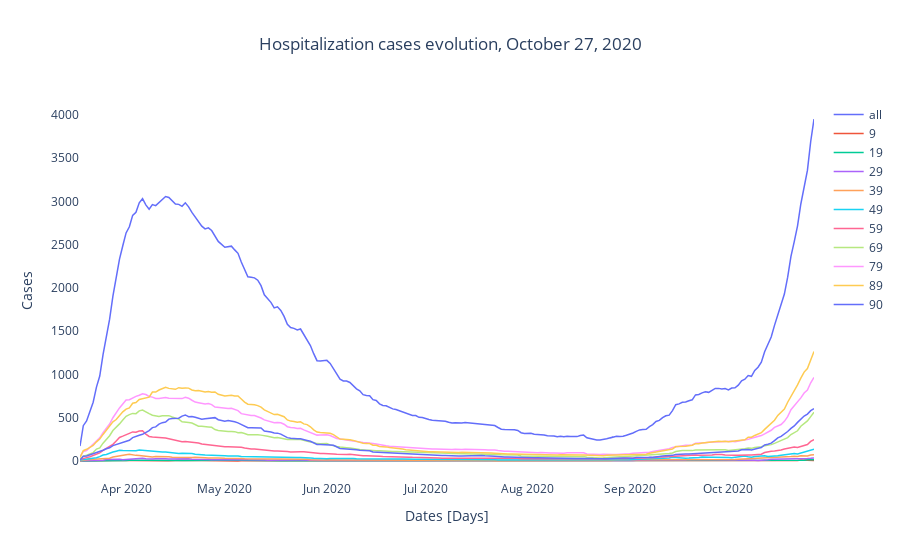

Notebook source saved alongside this figure:
### Code cell
# display current cases in hospital divided by age
fig = plotly.graph_objs.Figure()

for age_range in df_reg.cl_age90.unique():
    df_ar = df_reg[df_reg.cl_age90==age_range]  
    
    if age_range == 0:
        label_name = 'all'
    else:
        label_name = str(age_range)
        
    fig.add_trace(
        plotly.graph_objs.Scatter(
            mode = 'lines',
            name = label_name,
            x = df_ar.jour,
            y = df_ar.hosp,
            line=dict(width = 1.5),
        )
    )

fig.update_layout(
    plot_bgcolor='white', 
    xaxis_title = 'Dates [Days]',
    yaxis_title = 'Cases',
    title = 'Hospitalization cases evolution' + datetime.datetime.today().strftime(', %B %d, %Y'),
    title_x = .5
)

### Figure 1 — Plotly figure (JSON) as saved in the notebook; plotly's stock layout.template omitted (floating-point values rounded to 4 significant figures; data arrays with more than 128 entries replaced by an {"elided": "..."} marker saying what was removed)
{"data": [{"line": {"width": 1.5}, "mode": "lines", "name": "all", "type": "scatter", "x": {"elided": "223 str values"}, "y": {"elided": "223 int values"}}, {"line": {"width": 1.5}, "mode": "lines", "name": "9", "type": "scatter", "x": {"elided": "223 str values"}, "y": {"elided": "223 int values"}}, {"line": {"width": 1.5}, "mode": "lines", "name": "19", "type": "scatter", "x": {"elided": "223 str values"}, "y": {"elided": "223 int values"}}, {"line": {"width": 1.5}, "mode": "lines", "name": "29", "type": "scatter", "x": {"elided": "223 str values"}, "y": {"elided": "223 int values"}}, {"line": {"width": 1.5}, "mode": "lines", "name": "39", "type": "scatter", "x": {"elided": "223 str values"}, "y": {"elided": "223 int values"}}, {"line": {"width": 1.5}, "mode": "lines", "name": "49", "type": "scatter", "x": {"elided": "223 str values"}, "y": {"elided": "223 int values"}}, {"line": {"width": 1.5}, "mode": "lines", "name": "59", "type": "scatter", "x": {"elided": "223 str values"}, "y": {"elided": "223 int values"}}, {"line": {"width": 1.5}, "mode": "lines", "name": "69", "type": "scatter", "x": {"elided": "223 str values"}, "y": {"elided": "223 int values"}}, {"line": {"width": 1.5}, "mode": "lines", "name": "79", "type": "scatter", "x": {"elided": "223 str values"}, "y": {"elided": "223 int values"}}, {"line": {"width": 1.5}, "mode": "lines", "name": "89", "type": "scatter", "x": {"elided": "223 str values"}, "y": {"elided": "223 int values"}}, {"line": {"width": 1.5}, "mode": "lines", "name": "90", "type": "scatter", "x": {"elided": "223 str values"}, "y": {"elided": "223 int values"}}], "layout": {"plot_bgcolor": "white", "title": {"text": "Hospitalization cases evolution, October 27, 2020", "x": 0.5}, "xaxis": {"title": {"text": "Dates [Days]"}}, "yaxis": {"title": {"text": "Cases"}}}}
